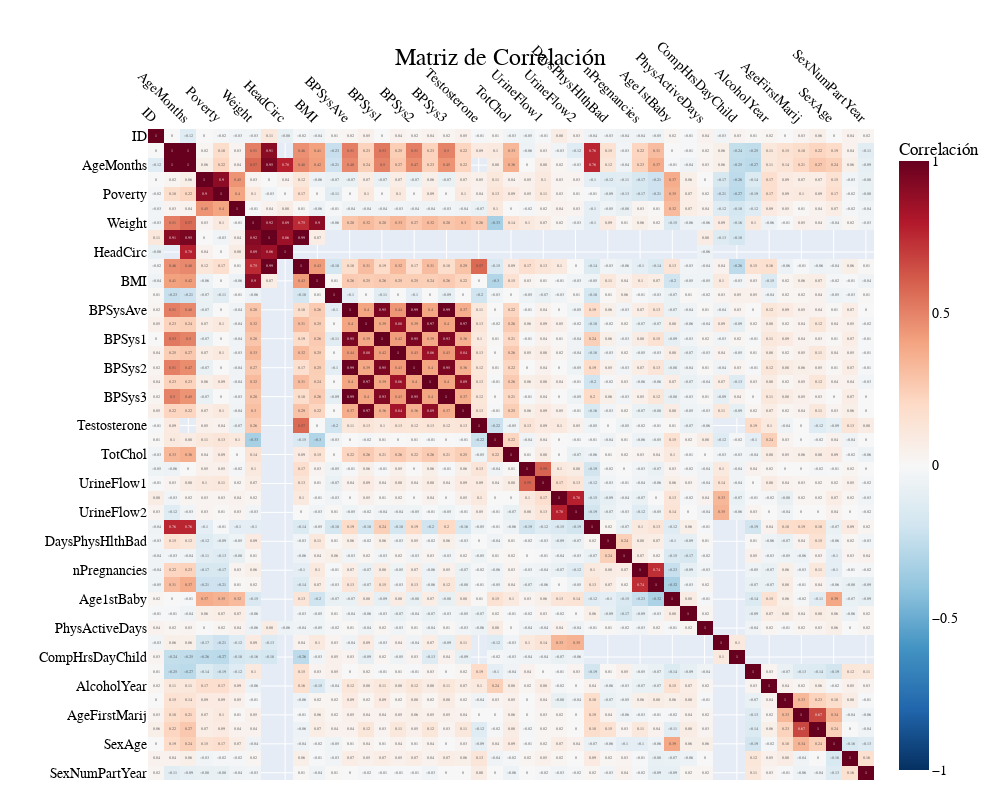

Notebook source saved alongside this figure:
### Code cell
plot_correlation_matrix(df_nhanes).show()

### Figure 1 — Plotly figure (JSON) as saved in the notebook; plotly's stock layout.template omitted (floating-point values rounded to 4 significant figures; data arrays with more than 128 entries replaced by an {"elided": "..."} marker saying what was removed)
{"data": [{"coloraxis": "coloraxis", "hovertemplate": "x: %{x}<br>y: %{y}<br>Correlación: %{z}<extra></extra>", "name": "0", "texttemplate": "%{z}", "type": "heatmap", "x": ["ID", "Age", "AgeMonths", "HHIncomeMid", "Poverty", "HomeRooms", "Weight", "Length", "HeadCirc", "Height", "BMI", "Pulse", "BPSysAve", "BPDiaAve", "BPSys1", "BPDia1", "BPSys2", "BPDia2", "BPSys3", "BPDia3", "Testosterone", "DirectChol", "TotChol", "UrineVol1", "UrineFlow1", "UrineVol2", "UrineFlow2", "DiabetesAge", "DaysPhysHlthBad", "DaysMentHlthBad", "nPregnancies", "nBabies", "Age1stBaby", "SleepHrsNight", "PhysActiveDays", "TVHrsDayChild", "CompHrsDayChild", "AlcoholDay", "AlcoholYear", "SmokeAge", "AgeFirstMarij", "AgeRegMarij", "SexAge", "SexNumPartnLife", "SexNumPartYear"], "xaxis": "x", "y": ["ID", "Age", "AgeMonths", "HHIncomeMid", "Poverty", "HomeRooms", "Weight", "Length", "HeadCirc", "Height", "BMI", "Pulse", "BPSysAve", "BPDiaAve", "BPSys1", "BPDia1", "BPSys2", "BPDia2", "BPSys3", "BPDia3", "Testosterone", "DirectChol", "TotChol", "UrineVol1", "UrineFlow1", "UrineVol2", "UrineFlow2", "DiabetesAge", "DaysPhysHlthBad", "DaysMentHlthBad", "nPregnancies", "nBabies", "Age1stBaby", "SleepHrsNight", "PhysActiveDays", "TVHrsDayChild", "CompHrsDayChild", "AlcoholDay", "AlcoholYear", "SmokeAge", "AgeFirstMarij", "AgeRegMarij", "SexAge", "SexNumPartnLife", "SexNumPartYear"], "yaxis": "y", "z": {"elided": "45x45 float values"}}], "layout": {"coloraxis": {"cmax": 1, "cmin": -1, "colorbar": {"title": {"text": "Correlación"}}, "colorscale": [[0, "rgb(5,48,97)"], [0.1, "rgb(33,102,172)"], [0.2, "rgb(67,147,195)"], [0.3, "rgb(146,197,222)"], [0.4, "rgb(209,229,240)"], [0.5, "rgb(247,247,247)"], [0.6, "rgb(253,219,199)"], [0.7, "rgb(244,165,130)"], [0.8, "rgb(214,96,77)"], [0.9, "rgb(178,24,43)"], [1, "rgb(103,0,31)"]]}, "font": {"color": "black", "family": "Arial, sans-serif", "size": 14}, "height": 800, "margin": {"b": 20, "l": 20, "r": 20, "t": 60}, "title": {"font": {"size": 24}, "text": "Matriz de Correlación", "x": 0.5}, "width": 1000, "xaxis": {"anchor": "y", "domain": [0, 1], "side": "top", "tickangle": 45, "title": {"text": ""}}, "yaxis": {"anchor": "x", "autorange": "reversed", "domain": [0, 1], "title": {"text": ""}}}}
